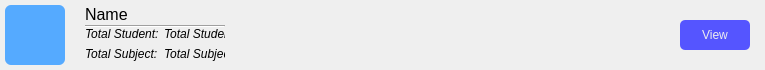
<?xml version="1.0" encoding="UTF-8"?>
<ui version="4.0">
 <class>Form</class>
 <widget class="QWidget" name="Form">
  <property name="geometry">
   <rect>
    <x>0</x>
    <y>0</y>
    <width>765</width>
    <height>70</height>
   </rect>
  </property>
  <property name="windowTitle">
   <string>Form</string>
  </property>
  <property name="styleSheet">
   <string notr="true"/>
  </property>
  <widget class="QPushButton" name="btn_view">
   <property name="geometry">
    <rect>
     <x>680</x>
     <y>20</y>
     <width>70</width>
     <height>30</height>
    </rect>
   </property>
   <property name="maximumSize">
    <size>
     <width>70</width>
     <height>16777215</height>
    </size>
   </property>
   <property name="styleSheet">
    <string notr="true">background-color: rgb(85, 85, 255);
color: rgb(238, 238, 238);
border-radius:5;</string>
   </property>
   <property name="text">
    <string>View</string>
   </property>
  </widget>
  <widget class="QWidget" name="widget" native="true">
   <property name="geometry">
    <rect>
     <x>80</x>
     <y>0</y>
     <width>150</width>
     <height>70</height>
    </rect>
   </property>
   <widget class="QLabel" name="lbl_name">
    <property name="geometry">
     <rect>
      <x>5</x>
      <y>5</y>
      <width>120</width>
      <height>20</height>
     </rect>
    </property>
    <property name="font">
     <font>
      <pointsize>12</pointsize>
     </font>
    </property>
    <property name="text">
     <string>Name</string>
    </property>
    <property name="alignment">
     <set>Qt::AlignLeading|Qt::AlignLeft|Qt::AlignTop</set>
    </property>
   </widget>
   <widget class="Line" name="line">
    <property name="geometry">
     <rect>
      <x>5</x>
      <y>25</y>
      <width>140</width>
      <height>3</height>
     </rect>
    </property>
    <property name="orientation">
     <enum>Qt::Horizontal</enum>
    </property>
   </widget>
   <widget class="QWidget" name="widget_2" native="true">
    <property name="geometry">
     <rect>
      <x>5</x>
      <y>27</y>
      <width>140</width>
      <height>40</height>
     </rect>
    </property>
    <widget class="QWidget" name="formLayoutWidget">
     <property name="geometry">
      <rect>
       <x>0</x>
       <y>0</y>
       <width>146</width>
       <height>34</height>
      </rect>
     </property>
     <layout class="QFormLayout" name="formLayout">
      <item row="0" column="0">
       <widget class="QLabel" name="label_3">
        <property name="font">
         <font>
          <italic>true</italic>
         </font>
        </property>
        <property name="text">
         <string>Total Student:</string>
        </property>
       </widget>
      </item>
      <item row="1" column="0">
       <widget class="QLabel" name="label_4">
        <property name="font">
         <font>
          <italic>true</italic>
         </font>
        </property>
        <property name="text">
         <string>Total Subject:</string>
        </property>
       </widget>
      </item>
      <item row="0" column="1">
       <widget class="QLabel" name="lbl_students">
        <property name="font">
         <font>
          <italic>true</italic>
         </font>
        </property>
        <property name="text">
         <string>Total Student:</string>
        </property>
       </widget>
      </item>
      <item row="1" column="1">
       <widget class="QLabel" name="lbl_subjects">
        <property name="font">
         <font>
          <italic>true</italic>
         </font>
        </property>
        <property name="text">
         <string>Total Subject</string>
        </property>
       </widget>
      </item>
     </layout>
    </widget>
   </widget>
  </widget>
  <widget class="QLabel" name="lbl_image">
   <property name="geometry">
    <rect>
     <x>5</x>
     <y>5</y>
     <width>60</width>
     <height>60</height>
    </rect>
   </property>
   <property name="minimumSize">
    <size>
     <width>60</width>
     <height>60</height>
    </size>
   </property>
   <property name="maximumSize">
    <size>
     <width>70</width>
     <height>70</height>
    </size>
   </property>
   <property name="styleSheet">
    <string notr="true">background-color: rgb(85, 170, 255);
padding-left:15;
border-radius:6;</string>
   </property>
   <property name="text">
    <string/>
   </property>
   <property name="pixmap">
    <pixmap>../icons/classroom.png</pixmap>
   </property>
  </widget>
 </widget>
 <resources/>
 <connections/>
</ui>
